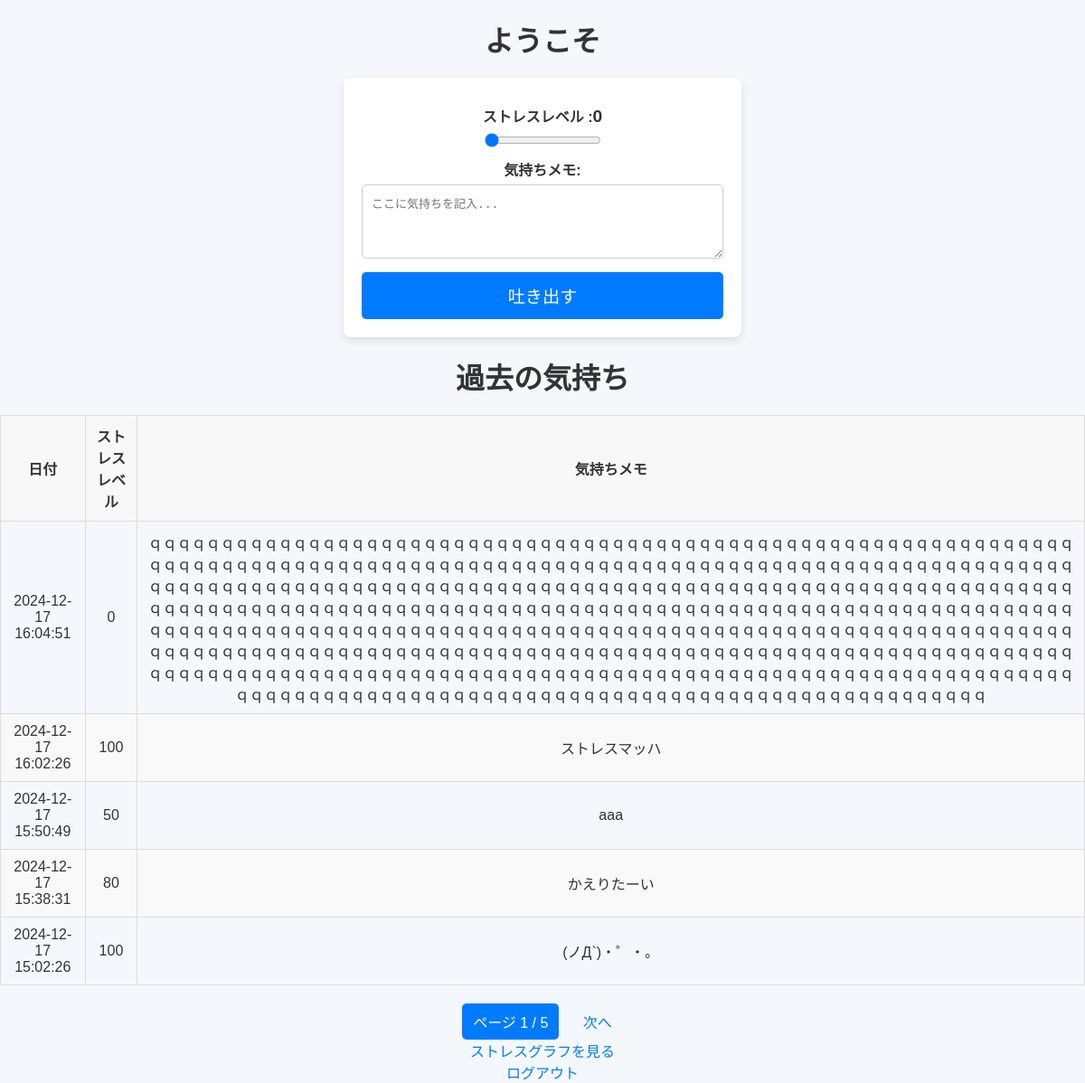
The page /dashboard (signed in) on the database as committed earlier.
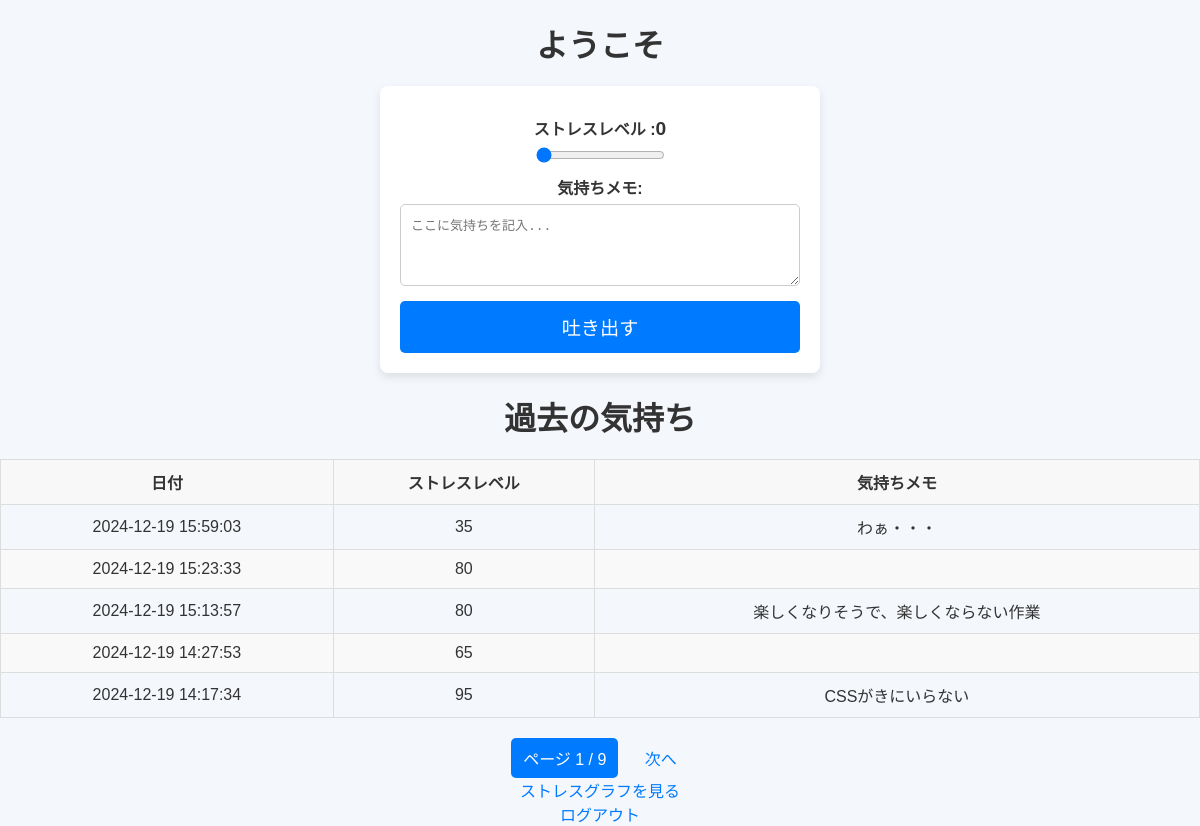
The same page on the database as committed later.
### tables this page shows
CREATE TABLE mental_checks (
            id INTEGER PRIMARY KEY AUTOINCREMENT,
            user_id INTEGER NOT NULL,
            date TEXT NOT NULL,
            stress_level INTEGER NOT NULL,
            mood_description TEXT,
            FOREIGN KEY (user_id) REFERENCES users (id)
        );

### health/Mental_Check_App.py (the view, shortened to what this page needs)
@app.route('/dashboard', methods=['GET', 'POST'])
def dashboard():
    if 'user_id' not in session:
        return redirect(url_for('login'))
    user_id = session['user_id']
    page = request.args.get('page', 1, type=int)
    per_page = 5
    error = None
    with get_db_connection() as conn:
        checks = conn.execute(
            'SELECT * FROM mental_checks WHERE user_id = ? ORDER BY date DESC LIMIT ? OFFSET ?',
            (user_id, per_page, (page - 1) * per_page)
        ).fetchall()
        total_checks = conn.execute('SELECT COUNT(*) FROM mental_checks WHERE user_id = ?', (user_id,)).fetchone()[0]
    total_pages = (total_checks + per_page - 1) // per_page
    return render_template('dashboard.html', checks=checks, page=page, total_pages=total_pages, error=error)

### health/Mental_Check_App.py (called while the page is built)
def get_db_connection():
    conn = sqlite3.connect(DATABASE)
    conn.row_factory = sqlite3.Row
    return conn

### health/templates/dashboard.html (shortened to what this page needs)
<!DOCTYPE html>
<html lang="ja">
<head>
    <link rel="stylesheet" href="{{ url_for('static', filename='style.css') }}">
</head>
<body>
    <h1>ようこそ</h1>
    <form action="{{ url_for('dashboard') }}" method="POST">
        <label for="stress_level">ストレスレベル :<span id="stress_value">0</span></label>
        <input type="range" id="stress_level" name="stress_level" min="0" max="100" step="5" value="0" required oninput="updateStressValue()">
        <label for="mood_description">気持ちメモ:</label>
        <textarea id="mood_description" name="mood_description" rows="4" placeholder="ここに気持ちを記入..." maxlength="500"></textarea>
        <button type="submit">吐き出す</button>
    </form>
    <h2>過去の気持ち</h2>
    <div class="table-container">
        <table>
            <thead>
                <tr>
                    <th>日付</th>
                    <th>ストレスレベル</th>
                    <th>気持ちメモ</th>
                </tr>
            </thead>
            <tbody>
                {% for check in checks %}
                <tr>
                    <td>{{ check['date'] }}</td>
                    <td>{{ check['stress_level'] }}</td>
                    <td>{{ check['mood_description'] }}</td>
                </tr>
                {% endfor %}
            </tbody>
        </table>
    </div>
    <div class="pagination">
        <span class="current-page">ページ {{ page }} / {{ total_pages }}</span>
        {% if page < total_pages %}
            <a href="{{ url_for('dashboard', page=page+1) }}">次へ</a>
        {% endif %}
    </div>
    <a href="{{ url_for('analysis') }}">ストレスグラフを見る</a><br>
    <a href="{{ url_for('logout') }}">ログアウト</a>
</body>
</html>

Rows that differ between the two databases and show on the page:
no longer on this page (row unchanged): mental_checks: date "2024-12-17 16:04:51", stress_level "0", mood_description "ｑｑｑｑｑｑｑｑｑｑｑｑｑｑｑｑｑｑｑｑｑｑｑｑｑｑｑｑｑｑｑｑｑｑｑｑｑｑｑｑｑｑｑｑｑｑｑｑｑｑｑｑｑｑｑｑｑｑｑｑｑｑｑｑｑｑｑｑｑｑｑｑｑｑｑｑｑｑｑｑｑｑｑｑｑｑｑｑｑｑｑｑｑｑｑｑｑｑｑｑｑｑｑｑｑｑｑｑｑｑｑｑｑｑｑｑｑｑｑｑｑｑｑｑｑｑｑｑｑｑｑｑｑｑｑｑｑｑｑｑｑｑｑｑｑｑｑｑｑｑｑｑｑｑｑｑｑｑｑｑｑｑｑｑｑｑｑｑｑｑｑｑｑｑｑｑｑｑｑｑｑｑｑｑｑｑｑｑｑｑｑｑｑｑｑｑｑｑｑｑｑｑｑｑｑｑｑｑｑｑｑｑｑｑｑｑｑｑｑｑｑｑｑｑｑｑｑｑｑｑｑｑｑｑｑｑｑｑｑｑｑｑｑｑｑｑｑｑｑｑｑｑｑｑｑｑｑｑｑｑｑｑｑｑｑｑｑｑｑｑｑｑｑｑｑｑｑｑｑｑｑｑｑｑｑｑｑｑｑｑｑｑｑｑｑｑｑｑｑｑｑｑｑｑｑｑｑｑｑｑｑｑｑｑｑｑｑｑｑｑｑｑｑｑｑｑｑｑｑｑｑｑｑｑｑｑｑｑｑｑｑｑｑｑｑｑｑｑｑｑｑｑｑｑｑｑｑｑｑｑｑｑｑｑｑｑｑｑｑｑｑｑｑｑｑｑｑｑｑｑｑｑｑｑｑｑｑｑｑｑｑｑｑｑｑｑｑｑｑｑｑｑｑｑｑｑｑｑｑｑｑｑｑｑｑｑｑｑｑｑｑｑｑｑｑｑｑｑｑｑｑｑｑｑｑｑｑｑｑｑｑｑｑｑｑｑｑｑｑｑｑｑｑｑｑｑｑｑｑｑｑｑｑｑｑｑｑｑｑｑｑｑｑｑｑｑｑｑｑｑｑｑｑｑｑｑｑｑｑｑｑｑｑｑｑｑｑｑｑｑ"
no longer on this page (row unchanged): mental_checks: date "2024-12-17 16:02:26", stress_level "100", mood_description "ストレスマッハ"
no longer on this page (row unchanged): mental_checks: date "2024-12-17 15:50:49", stress_level "50", mood_description "aaa"
no longer on this page (row unchanged): mental_checks: date "2024-12-17 15:38:31", stress_level "80", mood_description "かえりたーい"
no longer on this page (row unchanged): mental_checks: date "2024-12-17 15:02:26", stress_level "100", mood_description "(ノД`)・゜・。"
added mental_checks: date "2024-12-19 15:59:03", stress_level "35", mood_description "わぁ・・・"
added mental_checks: date "2024-12-19 15:23:33", stress_level "80"
added mental_checks: date "2024-12-19 15:13:57", stress_level "80", mood_description "楽しくなりそうで、楽しくならない作業"
added mental_checks: date "2024-12-19 14:27:53", stress_level "65"
added mental_checks: date "2024-12-19 14:17:34", stress_level "95", mood_description "CSSがきにいらない"
Other text that changed with them:
{{ total_pages }}: "5" → "9"
